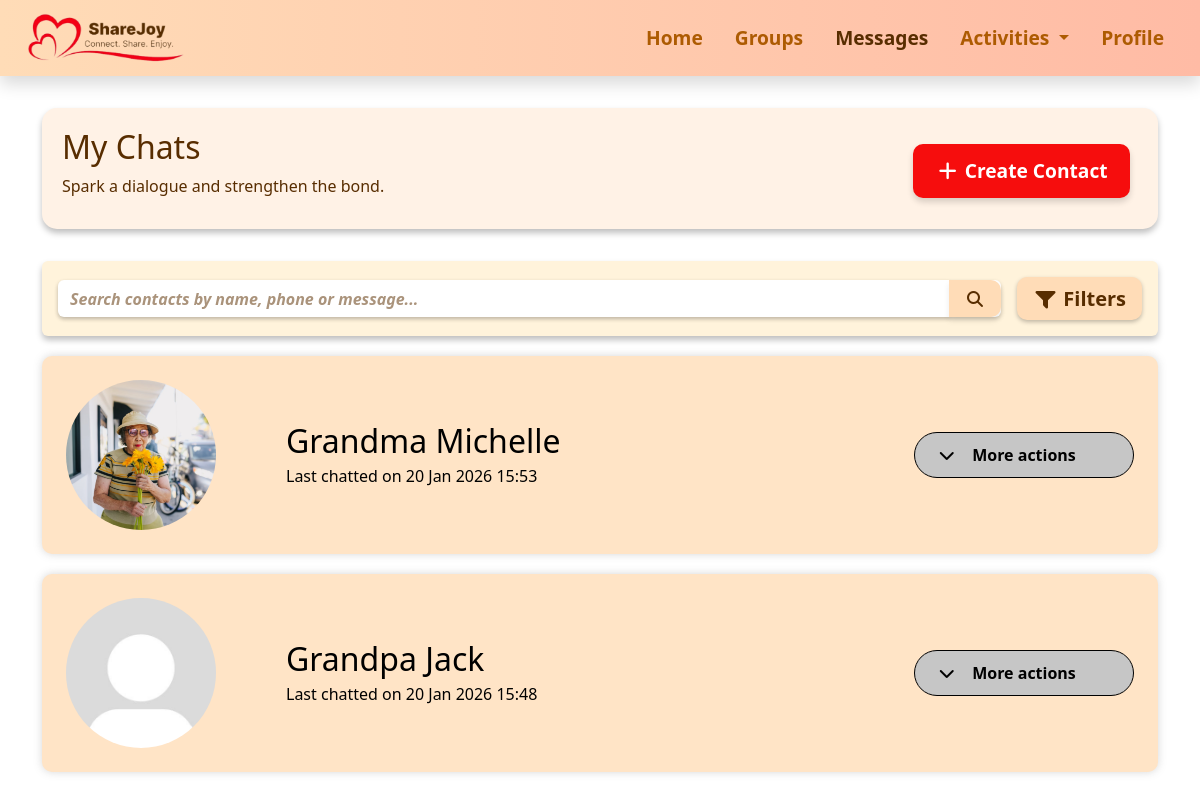
The app's page /messages, older data.
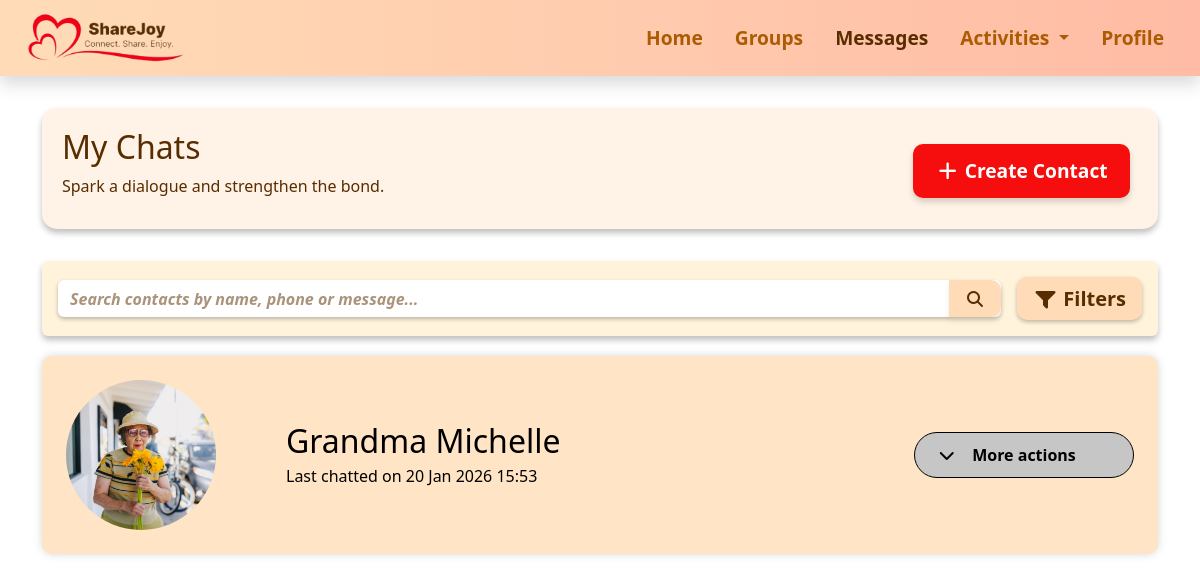
The same page, newer data.
### messages.py (models this page shows)
class Contact(db.Model):
    __tablename__ = 'contact'
    id = db.Column(db.Integer, primary_key=True)
    name = db.Column(db.String(100), nullable=False)
    phone = db.Column(db.String(20))
    short_desc = db.Column(db.String(120))
    image_url = db.Column(db.String(200))
    messages = db.relationship("Message", backref="contact", lazy=True)
    chat_group = db.Column(db.String(50))       # e.g. Family, Friends, Work
    message_status = db.Column(db.String(20))   # e.g. Unread, Read, Archived

### app.py (the view, shortened to what this page needs)
@app.route("/messages")
def messages():
    search = request.args.get("search", "")
    filter_type = request.args.get("filter_type", "name")  # NEW: default to name
    chat_filter = request.args.get("chat")
    status_filter = request.args.get("status")
    query = Contact.query
    if chat_filter:
        query = query.filter(Contact.chat_group == chat_filter)
    if status_filter:
        query = query.filter(Contact.message_status == status_filter)
    contacts = query.all()
    for c in contacts:
        last_msg = (
            Message.query.filter_by(contact_id=c.id)
            .order_by(Message.timestamp.desc())
            .first()
        )
        c.last_chat = last_msg.timestamp if last_msg else None
    return render_template("messages.html", contacts=contacts, title="Messages")

### app.py (called while the page is built)
@app.template_filter("sgtime")
def sgtime(dt):
    if not dt:
        return ""
    if dt.tzinfo is None:
        dt = dt.replace(tzinfo=pytz.utc)
    sg_tz = pytz.timezone("Asia/Singapore")
    return dt.astimezone(sg_tz).strftime("%d %b %Y %H:%M")

### templates/messages.html (shortened to what this page needs)
{% extends "base.html" %}
{% block extra_css %}
<link rel="stylesheet" href="{{ url_for('static', filename='css/messages.css') }}">
{% endblock %}
{% block content %}
<div class="section-box d-flex flex-column flex-md-row justify-content-between align-items-start align-items-md-center">
  <div>
    <h1>My Chats</h1>
    <p>Spark a dialogue and strengthen the bond.</p>
  </div>
  <a href="{{ url_for('create_contact') }}" class="btn btn-danger cta-btn mt-2 mt-md-0 me-0 me-md-2 fw-semibold">
    <i class="fa-solid fa-plus"></i> Create Contact
  </a>
</div>
<div class="p-3 mb-3 rounded shadow-sm box1">
  <div class="d-flex flex-column flex-md-row align-items-start align-items-md-center gap-2">
    <form method="get" class="flex-grow-1 mb-2 mb-md-0 box2 rounded" id="search-form">
      <div class="input-group">
        <input type="text" name="search" class="form-control shadow-sm searchbar"
          placeholder="Search contacts by name, phone or message..." value="{{ request.args.get('search', '') }}">
        <button class="btn search-btn" type="submit">
          <i class="fa-solid fa-magnifying-glass"></i>
        </button>
      </div>
    </form>
    <button id="toggle-filters" class="btn btn-lg fw-semibold mt-2 mt-md-0 ms-md-2">
      <i class="fa-solid fa-filter"></i> Filters
    </button>
  </div>
</div>
{% for contact in contacts %}
<div class="contact-box p-4" onclick="window.location.href='{{ url_for('textchat', contact_id=contact.id) }}'">
  <div class="d-flex align-items-center justify-content-between w-100">
    <div class="d-flex align-items-center">
      <img src="{{ url_for('static', filename=contact.image_url or 'images/default_pfp.jpg') }}"
           alt="Profile Image" class="circle-image">
      <div>
        <h1 class="mb-1 me-5">{{ contact.name }}</h1>
        <p class="mb-0">
          {% if contact.last_chat %}
            Last chatted on {{ contact.last_chat|sgtime }}
          {% else %}
            No chats yet
          {% endif %}
        </p>
      </div>
    </div>
    <div class="dropdown-wrapper position-relative" onclick="event.stopPropagation()">
      <button class="more-actions-toggle d-flex align-items-center justify-content-center"
        onclick="toggleDropdown(this)">
        <span class="fs-6">More actions</span>
        <i class="fa-solid fa-chevron-down chevron-icon"></i>
      </button>
    </div>
  </div>
</div>
{% endfor %}
{% endblock %}

### templates/base.html (shortened to what this page needs)
<!doctype html>
<html lang="en">
<head>
    <link href="https://cdn.jsdelivr.net/npm/bootstrap@5.3.8/dist/css/bootstrap.min.css" rel="stylesheet">
    <link rel="stylesheet" href="{{ url_for('static', filename='css/navbar.css') }}">
    <link rel="stylesheet" href="{{ url_for('static', filename='css/base.css') }}">
    <link rel="stylesheet" href="https://cdnjs.cloudflare.com/ajax/libs/font-awesome/7.0.1/css/all.min.css">
    {% block extra_css %}{% endblock %}
</head>
<body>
    {% include "navbar.html" %}
    <div class="container mt-4">
        {% block content %}{% endblock %}
    </div>
</body>
</html>

### templates/navbar.html (shortened to what this page needs)
<nav class="navbar navbar-expand-md sticky-top shadow">
    <div class="container-fluid align-items-center">
        <a class="navbar-brand ms-3" href="{{ url_for('home') }}"><img
                src="{{ url_for('static', filename='images/navbar.png') }}" alt="ShareJoy" height="50"></a>
        <div class="collapse navbar-collapse" id="navbarNav">
            <ul class="navbar-nav ms-auto">
                <li class="nav-item">
                    <a class="nav-link me-3 fw-bold {% if request.endpoint == 'home' %}active{% endif %}"
                        href="{{ url_for('home') }}">Home</a>
                </li>
                <li class="nav-item">
                    <a class="nav-link me-3 fw-bold {% if request.endpoint == 'groups' %}active{% endif %}"
                        href="{{ url_for('groups') }}">Groups</a>
                </li>
                <li class="nav-item">
                    <a class="nav-link me-3 fw-bold {% if request.endpoint == 'messages' %}active{% endif %}"
                        href="{{ url_for('messages') }}">Messages</a>
                </li>
                <li class="nav-item dropdown">
                    <a class="nav-link me-3 dropdown-toggle fw-bold {% if request.endpoint in ['activities', 'explore', 'schedule'] %}active{% endif %}"
                        href="#" id="activitiesDropdown" role="button" data-bs-toggle="dropdown">
                        Activities
                    </a>
                </li>
                <li class="nav-item">
                    <a class="nav-link me-3 fw-bold {% if request.endpoint == 'profile' %}active{% endif %}"
                        href="{{ url_for('profile') }}">Profile</a>
                </li>
            </ul>
        </div>
    </div>
</nav>

### static/css/navbar.css (style rules this page uses)
.navbar, .dropdown-menu { background: linear-gradient(90deg, #FFDCB7, #ffbba5); border: none; box-shadow: 0 4px 8px rgba(0, 0, 0, 0.1); }
.navbar .nav-link, .dropdown-item { font-size: 1.2rem; color: #ad5b02; transition: color 0.3s ease, transform 0.3s ease; }
.active, .nav-link:hover, .dropdown-item:hover { color: #582D00 !important; background-color: transparent !important; }

### static/css/base.css (style rules this page uses)
.section-box { width: 100%; min-height: 100px; color: #582D00; background-color: #fff2e6; box-shadow: 0 4px 6px rgba(0, 0, 0, 0.256); padding: 20px 20px 15px 20px; margin: 2rem auto; border-radius: 15px; }
.box1 { background-color: #fff2e6; }
h1 { font-size: 2rem; }
body, input, textarea, .form-label, .formL { color: #582D00 !important; }
.form-control, .form-select { background-color: #FDFAF7; border: 1px solid rgba(0, 0, 0, 0.2); box-shadow: 0 4px 6px rgba(0, 0, 0, 0.13); }
.form-control::placeholder, .form-select::placeholder, input#date::placeholder, input#time::placeholder, .form-select option[value=""], .form-select:has(option[value=""]:checked) { font-style: italic; color: #AA937B; }
.cancelbtn, .dobtn, .cancel-btn, .successbtn, .okbtn, .redbtn, .cta-btn, .search-btn, #toggle-filters, .clearbtn { border: none; box-shadow: 0 4px 6px rgba(0, 0, 0, 0.08); padding: 0.4rem 1rem; border-radius: 10px; font-weight: 600; transition: none; }
.redbtn, .btn-danger { background: #F60D0D; color: #FFF; font-size: 1.2rem; padding: 0.4rem 0.7rem; box-shadow: 0 4px 6px rgba(0, 0, 0, 0.158); }
.cta-btn { font-size: 1.2rem; padding: 0.8rem 1.4rem; }
.search-btn, #toggle-filters { background: #FFDCB7; color: #582D00; }
.cancelbtn, .dobtn, .cancel-btn, .successbtn, .okbtn, .redbtn, .cta-btn, .search-btn, .clearbtn, .join-btn, .maxbtn, .createdbtn, .joined { -webkit-appearance: none; -moz-appearance: none; appearance: none; outline: none !important; border: none !important; }

### static/css/messages.css (style rules this page uses)
.contact-box { width: 100%; min-height: 150px; color: black; background-color: #ffe4c6; box-shadow: 0 0px 8px rgba(122, 122, 122, 0.3); border-radius: 10px; margin: 20px auto; padding: 1rem; }
#toggle-filters { background-color: #FFDCB7; color: #582D00; border: none; box-shadow: 0 2px 4px rgba(0, 0, 0, 0.256) !important; }
input::placeholder { font-style: italic; font-weight: 600; color: #582D00; }
.searchbar { background-color: transparent !important; border: none !important; }
.search-btn { background-color: #FFDCB7; color: #582D00; border: none; box-shadow: 0 4px 6px rgba(0, 0, 0, 0.08); font-weight: 600; }
.box1 { background-color: #fff3db; color: #000000; box-shadow: 0 4px 6px rgba(0, 0, 0, 0.256) !important; ; }
.box2 { background-color: #ffffff; color: #582D00; box-shadow: 0 2px 4px rgba(0, 0, 0, 0.2) !important; }
.btn-danger { background: #F60D0D; border: none; box-shadow: 0 4px 6px rgba(0, 0, 0, 0.158); }
.circle-image { width: 150px; height: 150px; border-radius: 50%; object-fit: cover; margin-right: 70px; }
.more-actions-toggle { width: 220px; padding: 10px 16px; border-radius: 25px; background-color: #c6c6c6; border: 1px solid black; font-weight: bold; position: relative; }
.chevron-icon { position: absolute; left: 10%; top: 50%; transform: translateY(-50%); transition: transform 0.3s ease; }
.dropdown-wrapper { position: relative; display: inline-block; }

Row changes from the older to the newer data that the page shows:
removed Contact: shows a picture, name "Grandpa Jack", last_chat|sgtime "20 Jan 2026 15:48"
